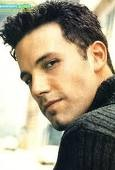
#> input picture resources/Faces/train/Ben Afflek/1.jpg, 115 x 170 px, given in place of the camera
$ python virtual_paint.py
#> lines starting #> are read from the running program, lines starting #| are printed output that depends on the picture; after the words box and inside, x2 and y2 are one past the last pixel; in counts of white or black regions, pixels touching at a corner belong together
#> further down, img is the input picture: shape (170, 115, 3); mean B, G, R 130.9, 151.7, 161.1
#> `imgContour.fill(255)`: imgContour: shape (170, 115, 3); every value is 255
import cv2
import numpy as np
from utils import stackImages


frameWidth = 640
frameHeight = 480
brightness = 100
cap = cv2.VideoCapture(0)
cap.set(3, frameWidth)
cap.set(4, frameHeight)
cap.set(10, brightness)


myColors = [
    [94,58,12,125,255,255], # blue marker
    [0,38,34,25,255,255], # red marker
]

color_values = [
    (255,0,0),  # blue marker
    (0,0,255)   # red marker
]

myPoints =  []  ## [x , y , colorId ]


def findColor(img, hsv_color, color_val):
    ## gaussian blur - has more natural blurring effect
    gaus_blur = cv2.GaussianBlur(img, ksize=(5,5), sigmaX=2, sigmaY=0)
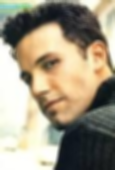
#> gaus_blur: shape (170, 115, 3); mean B, G, R 130.9, 151.7, 161.1
    # cv2.imshow("Gaussian Blur", gaus_blur)
    imgHSV = cv2.cvtColor(gaus_blur, cv2.COLOR_BGR2HSV)
#> imgHSV: shape (170, 115, 3); mean H, S, V 43.7, 60.2, 164.7

    newPoints = []

    for colors in hsv_color:
        lower_limit = np.array(colors[0:3])
        upper_limit = np.array(colors[3:6])

        mask = cv2.inRange(imgHSV, lower_limit, upper_limit)

        kernel_dilate = np.ones(shape=(5,5), dtype=np.uint8) # odd no size
        imgDilate = cv2.dilate(mask, kernel=kernel_dilate, iterations=1)

        x,y = get_contours(img, imgDilate)

        newPoints.append([x,y,hsv_color.index(colors)])
#> this loop made 2 passes
#> (x, y) on passes 1 to 2: (81, 123), (64, 0)
#> pass 1, in findColor, `mask = cv2.inRange(imgHSV, lower_limit, upper_limit)`:
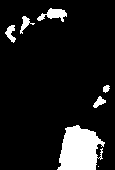
#> mask: shape (170, 115); 10.5% white; 7 white regions (1 under 20 px), largest, box (x1, y1, x2, y2) and area: (57, 125, 105, 170) 1521, (37, 8, 67, 22) 213, (5, 25, 16, 43) 104, (20, 16, 35, 34) 96, (93, 96, 106, 108) 79, (103, 85, 110, 93) 40
#> pass 1, in findColor, `imgDilate = cv2.dilate(mask, kernel=kernel_dilate, iterations=1)`:
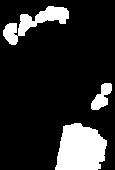
#> imgDilate: shape (170, 115); 16.2% white; 3 white regions, box (x1, y1, x2, y2) and area: (55, 123, 107, 170) 1912, (3, 6, 69, 45) 940, (91, 83, 112, 110) 312
#> pass 2, in findColor, `mask = cv2.inRange(imgHSV, lower_limit, upper_limit)`:
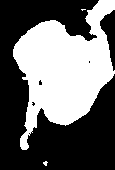
#> mask: shape (170, 115); 41.3% white; 3 white regions (2 under 20 px), largest, box (x1, y1, x2, y2) and area: (13, 0, 115, 150) 8058
#> pass 2, in findColor, `imgDilate = cv2.dilate(mask, kernel=kernel_dilate, iterations=1)`:
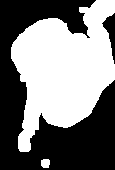
#> imgDilate: shape (170, 115); 48.5% white; 2 white regions, box (x1, y1, x2, y2) and area: (11, 0, 115, 152) 9404, (41, 159, 50, 168) 72
#> after the loop, newPoints = [[81, 123, 0], [64, 0, 1]]

    return newPoints


def get_contours(originalImg, img):
    contours, hierarchy = cv2.findContours(img,cv2.RETR_EXTERNAL,cv2.CHAIN_APPROX_SIMPLE)
    x,y,w,h = 0,0,0,0
    for cnt in contours:
        area = cv2.contourArea(cnt)
        # cv2.drawContours(imgContour, cnt, contourIdx=-1, color=(255,0,0),thickness=5)
        if area>1000: # for filtering noise
            # cv2.drawContours(imgContour, cnt, contourIdx=-1, color=(255,0,0),thickness=5)
            #calc curved length to approx the corners of our shapes
            peri = cv2.arcLength(cnt,True)
            #approx howmany corner point we have
            corner_pnts = cv2.approxPolyDP(cnt,0.02*peri,True)
            # create bounding box around detected objects
            x,y,w,h = cv2.boundingRect(corner_pnts)
            # draw the bounding rectangle
            # cv2.rectangle(imgContour,(x,y),(x+w,y+h),(0,255,0),2)

    return x+w//2, y


def drawOnCanvas(pnts, colorVal):
    for pnt in pnts:
        cv2.circle(imgContour, (pnt[0],pnt[1]), 10, colorVal[pnt[2]], cv2.FILLED)


while True:
    success, img = cap.read()
    # cv2.imshow("result", img)
    imgContour = img.copy()
    # imgContour = np.zeros(shape=(512,512), dtype=np.uint8)
    imgContour.fill(255)


    newPoints = findColor(img,myColors, color_values)
#> newPoints = [[81, 123, 0], [64, 0, 1]]

    if len(newPoints)!=0:
        for newPnt in newPoints:
            myPoints.append(newPnt)
#> this loop made 2 passes
#> after the loop, myPoints = [[81, 123, 0], [64, 0, 1]]

    if len(myPoints) != 0:
        drawOnCanvas(myPoints, color_values)
#> the loop in drawOnCanvas, `for pnt in pnts:` made 2 passes
#> after the loop in drawOnCanvas, `for pnt in pnts:`:
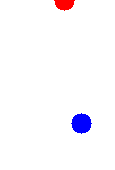
#> imgContour: shape (170, 115, 3); mean B, G, R 252.8, 248.7, 250.9

    cv2.imshow("Result", imgContour)

    if cv2.waitKey(1) & 0xFF == ord('q'):
#> (key q is pressed here)
        break


cap.release()
cv2.destroyAllWindows()

$ run again, on resources/Faces/train/Ben Afflek/10.jpg
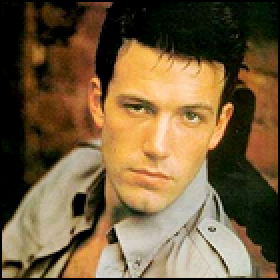
#> input picture resources/Faces/train/Ben Afflek/10.jpg, 140 x 140 px, given in place of the camera (shown 2 times larger)
#> img is the input picture: shape (140, 140, 3); mean B, G, R 60.5, 93.3, 116
#> in findColor, `gaus_blur = cv2.GaussianBlur(img, ksize=(5,5), sigmaX=2, sigmaY=0)`:
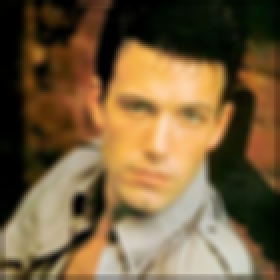
#> gaus_blur: shape (140, 140, 3) (shown 2 times larger); mean B, G, R 61, 93.9, 116.7
#> imgHSV: shape (140, 140, 3); mean H, S, V 23.6, 142.1, 118.1
#> the loop in findColor, `for colors in hsv_color:` made 2 passes
#> (x, y) on passes 1 to 2: (0, 0), (70, 0)
#> after the loop in findColor, `for colors in hsv_color:`: newPoints = [[0, 0, 0], [70, 0, 1]]
#> the loop `for newPnt in newPoints:` made 2 passes
#> the loop in drawOnCanvas, `for pnt in pnts:` made 2 passes
#> after the loop in drawOnCanvas, `for pnt in pnts:`:
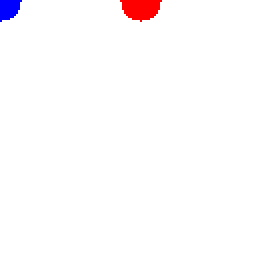
#> imgContour: shape (140, 140, 3) (shown 2 times larger); mean B, G, R 252.8, 251.6, 253.8

$ run again, on resources/Faces/train/Ben Afflek/12.jpg
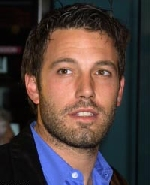
#> input picture resources/Faces/train/Ben Afflek/12.jpg, 150 x 185 px, given in place of the camera
#> img is the input picture: shape (185, 150, 3); mean B, G, R 60.5, 62.7, 77.8
#> imgHSV: shape (185, 150, 3); mean H, S, V 48.1, 106.8, 89.4
#> the loop in findColor, `for colors in hsv_color:` made 2 passes
#> (x, y) on passes 1 to 2: (100, 0), (75, 4)
#> pass 1, in findColor, `mask = cv2.inRange(imgHSV, lower_limit, upper_limit)`:
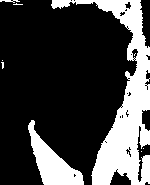
#> mask: shape (185, 150); 25.6% white; 9 white regions (6 under 20 px), largest, box (x1, y1, x2, y2) and area: (51, 0, 150, 185) 5595, (28, 120, 84, 185) 1457, (0, 0, 20, 3) 32
#> after the loop in findColor, `for colors in hsv_color:`: newPoints = [[100, 0, 0], [75, 4, 1]]
#> the loop `for newPnt in newPoints:` made 2 passes
#> the loop in drawOnCanvas, `for pnt in pnts:` made 2 passes
#> after the loop in drawOnCanvas, `for pnt in pnts:`:
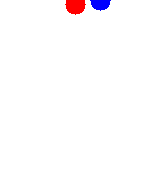
#> imgContour: shape (185, 150, 3); mean B, G, R 252.7, 251.2, 253.4
